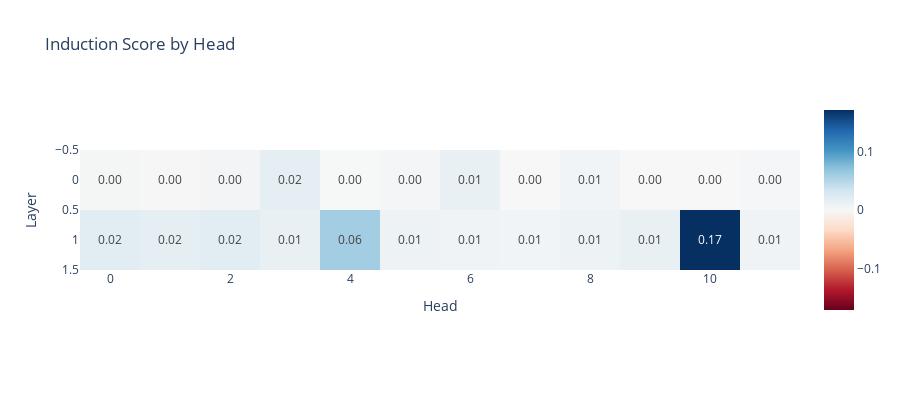

Notebook code cell kept with this figure:
### Markdown cell above
It's much weaker than in the strict repeated-token case, but we see a *slight* reduction in loss on the repeated sequence, and we see a definite (although faint) induction stripe in heads 1.4 and 1.10!

### Code cell
# Calculate induction scores with hooks
seq_len = 50
batch = 1
fuzzy_tokens_10 = generate_fuzzy_tokens(model, synonym_pairs, seq_len, batch)

# Store the induction score for each head.
induction_score_store = t.zeros((model.cfg.n_layers, model.cfg.n_heads), device=model.cfg.device)

def induction_score_hook(
    pattern: Float[Tensor, "batch head_index dest_pos source_pos"],
    hook: HookPoint,
):
    seq_len = (pattern.shape[-1] - 1) // 2
    induction_scores = einops.reduce(t.diagonal(pattern, offset=-seq_len+1, dim1=-2, dim2=-1), "batch head pos -> head", "mean")
    induction_score_store[hook.layer()] = induction_scores

pattern_hook_names_filter = lambda name: name.endswith("pattern")

# Run with hooks (this is where we write to the `induction_score_store` tensor`)
model.run_with_hooks(
    fuzzy_tokens_10, 
    return_type=None, # For efficiency, we don't need to calculate the logits
    fwd_hooks=[(
        pattern_hook_names_filter,
        induction_score_hook
    )]
)

# Plot the induction scores for each head in each layer
imshow(
    induction_score_store, 
    labels={"x": "Head", "y": "Layer"}, 
    title="Induction Score by Head", 
    text_auto=".2f",
    width=900, height=400
)

### Figure 1 — Plotly figure (JSON) as saved in the notebook; plotly's stock layout.template omitted (floating-point values rounded to 4 significant figures)
{"data": [{"coloraxis": "coloraxis", "hovertemplate": "Head: %{x}<br>Layer: %{y}<br>color: %{z}<extra></extra>", "name": "0", "texttemplate": "%{z:.2f}", "type": "heatmap", "xaxis": "x", "yaxis": "y", "z": [[0.002635, 0.001288, 0.004861, 0.01743, 0.0005101, 0.003307, 0.01363, 9.421e-11, 0.005186, 0.0003508, 0.0003, 0.001902], [0.01936, 0.01737, 0.02018, 0.01302, 0.05965, 0.00903, 0.007373, 0.005175, 0.008818, 0.01348, 0.1713, 0.007482]]}], "layout": {"coloraxis": {"cmid": 0, "colorscale": [[0, "rgb(103,0,31)"], [0.1, "rgb(178,24,43)"], [0.2, "rgb(214,96,77)"], [0.3, "rgb(244,165,130)"], [0.4, "rgb(253,219,199)"], [0.5, "rgb(247,247,247)"], [0.6, "rgb(209,229,240)"], [0.7, "rgb(146,197,222)"], [0.8, "rgb(67,147,195)"], [0.9, "rgb(33,102,172)"], [1, "rgb(5,48,97)"]]}, "height": 400, "title": {"text": "Induction Score by Head"}, "width": 900, "xaxis": {"anchor": "y", "constrain": "domain", "domain": [0, 1], "scaleanchor": "y", "title": {"text": "Head"}}, "yaxis": {"anchor": "x", "autorange": "reversed", "constrain": "domain", "domain": [0, 1], "title": {"text": "Layer"}}}}
